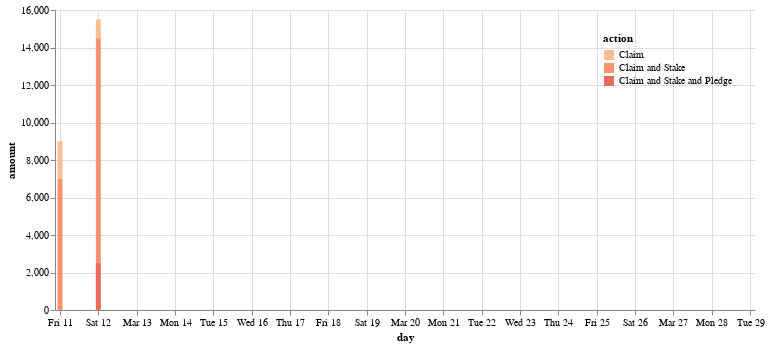

The code cell stored with this chart in its notebook:
### Code cell
df = dp.prism_claim_df.groupby(['action','day']).amount.sum().reset_index()
n_data = 20
if df.day.nunique() < n_data:
    extra_data = []
    for i in range(n_data-df.day.nunique()):
        extra_data.append(['Claim',(pd.to_datetime(df.day.max())+datetime.timedelta(days=i)).strftime("%Y-%m-%d"),0])
    df2 = df.append(pd.DataFrame(extra_data, columns=df.columns))
else:
    df2 = df
chart = alt.Chart(df2).mark_bar().encode(
    x=alt.X('day:T', sort=alt.EncodingSortField(order='ascending')),
    y="amount:Q",
    color=alt.Color('action', 
                    scale=alt.Scale(scheme='lightorange'),
                    legend=alt.Legend(
                            orient='top-right',
                            padding=5,
                            legendY=0,
                            direction='vertical'))
    ,tooltip=[alt.Tooltip('day:T', format='%Y-%m-%d %H:%M'), 'amount']
).properties(width=700).configure_axisX(
    labelAngle=0
).configure_view(strokeOpacity=0)
chart

### Figure 1 — Vega-Lite specification as saved in the notebook (floating-point values rounded to 4 significant figures)
{"config": {"view": {"continuousWidth": 400, "continuousHeight": 300, "strokeOpacity": 0}, "axisX": {"labelAngle": 0}}, "data": {"name": "data-aa6d52b75f0db5d19b1743586c2da81b"}, "mark": "bar", "encoding": {"color": {"field": "action", "legend": {"direction": "vertical", "legendY": 0, "orient": "top-right", "padding": 5}, "scale": {"scheme": "lightorange"}, "type": "nominal"}, "tooltip": [{"field": "day", "format": "%Y-%m-%d %H:%M", "type": "temporal"}, {"field": "amount", "type": "quantitative"}], "x": {"field": "day", "sort": {"order": "ascending"}, "type": "temporal"}, "y": {"field": "amount", "type": "quantitative"}}, "width": 700, "$schema": "https://vega.github.io/schema/vega-lite/v4.17.0.json", "datasets": {"data-aa6d52b75f0db5d19b1743586c2da81b": [{"action": "Claim", "day": "2022-03-11", "amount": 2000.0}, {"action": "Claim", "day": "2022-03-12", "amount": 1000.0}, {"action": "Claim and Stake", "day": "2022-03-11", "amount": 7000.0}, {"action": "Claim and Stake", "day": "2022-03-12", "amount": 12000.0}, {"action": "Claim and Stake and Pledge", "day": "2022-03-12", "amount": 2500.0}, {"action": "Claim", "day": "2022-03-12", "amount": 0.0}, {"action": "Claim", "day": "2022-03-13", "amount": 0.0}, {"action": "Claim", "day": "2022-03-14", "amount": 0.0}, {"action": "Claim", "day": "2022-03-15", "amount": 0.0}, {"action": "Claim", "day": "2022-03-16", "amount": 0.0}, {"action": "Claim", "day": "2022-03-17", "amount": 0.0}, {"action": "Claim", "day": "2022-03-18", "amount": 0.0}, {"action": "Claim", "day": "2022-03-19", "amount": 0.0}, {"action": "Claim", "day": "2022-03-20", "amount": 0.0}, {"action": "Claim", "day": "2022-03-21", "amount": 0.0}, {"action": "Claim", "day": "2022-03-22", "amount": 0.0}, {"action": "Claim", "day": "2022-03-23", "amount": 0.0}, {"action": "Claim", "day": "2022-03-24", "amount": 0.0}, {"action": "Claim", "day": "2022-03-25", "amount": 0.0}, {"action": "Claim", "day": "2022-03-26", "amount": 0.0}, {"action": "Claim", "day": "2022-03-27", "amount": 0.0}, {"action": "Claim", "day": "2022-03-28", "amount": 0.0}, {"action": "Claim", "day": "2022-03-29", "amount": 0.0}]}}
